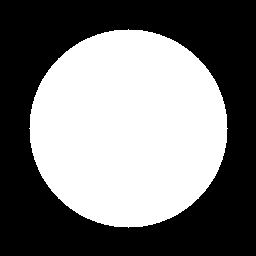
#> input picture Labs/02/Task_2_Cardiac_Fusion/data/CT_slice_001.png, 256 x 256 px
$ jupyter execute task2.ipynb
#> lines starting #> are read from the running program, lines starting #| are printed output that depends on the picture; after the words box and inside, x2 and y2 are one past the last pixel; in counts of white or black regions, pixels touching at a corner belong together
[cell 1]
from pathlib import Path
DIR_OUTPUT = Path("./output")
DIR_INPUT = Path("./data")
DIR_OUTPUT.mkdir(parents=True, exist_ok=True)
DIR_INPUT.mkdir(parents=True, exist_ok=True)

[cell 2]
import matplotlib.pyplot as plt
import cv2
import numpy as np

[cell 3]
ct = cv2.imread(DIR_INPUT / "CT_slice_001.png", cv2.IMREAD_GRAYSCALE)
#> ct: shape (256, 256); values 0 (black) and 130 (white), 46.9% white; 1 white region, box (x1, y1, x2, y2) and area: (29, 29, 228, 228) 30757
mri = cv2.imread(DIR_INPUT / "MRI_slice_001.png", cv2.IMREAD_GRAYSCALE)
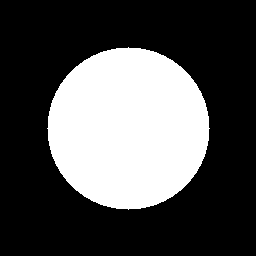
#> input picture Labs/02/Task_2_Cardiac_Fusion/data/MRI_slice_001.png, 256 x 256 px
#> mri: shape (256, 256); values 0 (black) and 176 (white), 31.4% white; 1 white region, box (x1, y1, x2, y2) and area: (47, 47, 210, 210) 20593

plt.subplot(1,2,1)
plt.imshow(ct, cmap="gray")
plt.title("CT")

plt.subplot(1,2,2)
plt.imshow(mri, cmap="gray")
plt.title("MRI")
plt.show()
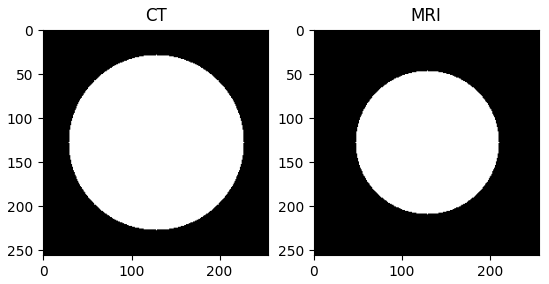
#> figure drawn by matplotlib, 2 panels

[cell 4]
equalized_ct = cv2.equalizeHist(ct)
equalized_mri = cv2.equalizeHist(mri)

plt.subplot(1, 2, 1)
plt.imshow(equalized_ct, cmap="gray")
plt.title("Equalized CT")

plt.subplot(1, 2, 2)
plt.imshow(equalized_mri, cmap="gray")
plt.title("Equalized MRI")
plt.show()
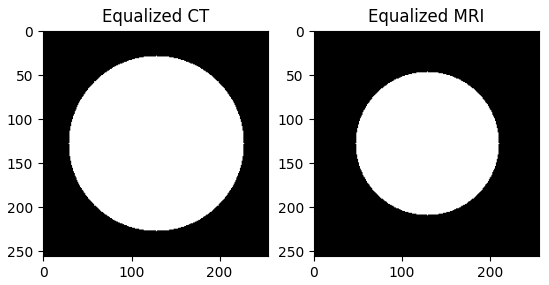
#> figure drawn by matplotlib, 2 panels

cv2.imwrite(DIR_OUTPUT / "equalized_ct.png", equalized_ct)
cv2.imwrite(DIR_OUTPUT / "equalized_mri.png", equalized_mri)
#> Out = True

[cell 5]
ct_color = cv2.applyColorMap(equalized_ct, cv2.COLORMAP_BONE)
mri_color = cv2.applyColorMap(equalized_mri, cv2.COLORMAP_JET)
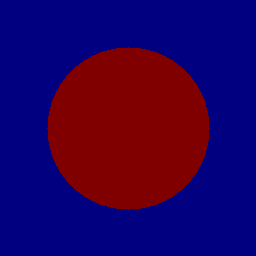
#> mri_color: shape (256, 256, 3); mean B, G, R 87.8, 0, 40.2

plt.subplot(1, 2, 1)
plt.imshow(ct_color)
plt.title("CT ColorMap")

plt.subplot(1, 2, 2)
plt.imshow(mri_color)
plt.title("MRI ColorMap")
plt.show()
#> figure, not shown here; B, G, R data is drawn as R, G, B

cv2.imwrite(DIR_OUTPUT / "ct_colormap.png", ct_color)
cv2.imwrite(DIR_OUTPUT / "mri_colormap.png", mri_color)
#> Out = True

[cell 6]
#cv2.addWeighted(src1, alpha, src2, beta, gamma)
#alpha and beta control how much each image contributes. They usually add up to 1.
#gamma is a brightness offset (use 0).

fused = cv2.addWeighted(ct_color, 0.7, mri_color, 0.3, 0) # heavier weight on CT to keep the edges sharp, MRI just adds the tissue detail on top
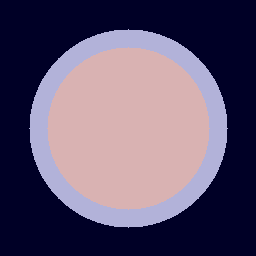
#> fused: shape (256, 256, 3); mean B, G, R 109.8, 83.5, 95.8
plt.imshow(fused)
plt.show()

cv2.imwrite(DIR_OUTPUT / "fused.png", fused)
#> Out = True

[cell 7]
# Log:    output = c × log(1 + input)
# Gamma:  output = 255 × (input / 255) ^ γ

img = fused.astype(np.float32)
c = 255 / np.log(1+img.max())
#> c = 47.36
log_fused = c * np.log(1+img)
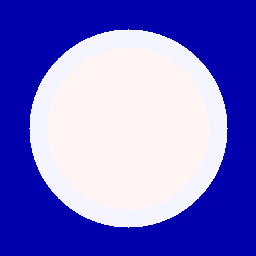
#> log_fused: shape (256, 256, 3) float32; mean B, G, R 208.7, 115.3, 118.2
log_fused = np.array(log_fused, dtype=np.uint8)
plt.imshow(log_fused)
plt.show()

cv2.imwrite(DIR_OUTPUT / "log_fused.png", log_fused)
#> Out = True

[cell 8]
def power_law(img, gamma):
#> called with gamma = 1.3
  lut = np.array([255 * (i/255) ** gamma for i in range(256)])
  lut = np.clip(lut, 0, 255).astype(np.uint8)
  return cv2.LUT(img, lut)

fused_final = power_law(log_fused, 1.3)
plt.imshow(fused_final)
plt.show()

cv2.imwrite(DIR_OUTPUT / "powerLaw_fused.png", fused_final)
#> Out = True

[cell 9]
plt.figure(figsize=(12, 4))

plt.subplot(1, 3, 1)
plt.imshow(ct, cmap="gray")
plt.title("CT")

plt.subplot(1, 3, 2)
plt.imshow(mri, cmap="gray")
plt.title("MRI")

plt.subplot(1, 3, 3)
plt.imshow(fused_final)
plt.title("Fused")
plt.show()
#> figure, not shown here; B, G, R data is drawn as R, G, B
